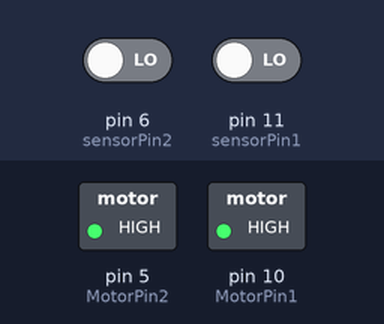
This sketch was run on a simulated Arduino Uno, built with avr-gcc and run on an emulated ATmega328P. Shown: switched loads named in the sketch (green lamp = pin HIGH). The test bench sets the inputs (shaded band); at power-on: pin 6 (sensorPin2) LOW, pin 11 (sensorPin1) LOW.

Above: at 1.2 s.
1.3 s: pin 6 (sensorPin2) driven HIGH
At 2.1 s:
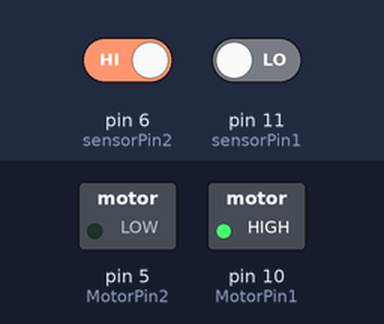
2.8 s: pin 11 (sensorPin1) driven HIGH
At 3.3 s:
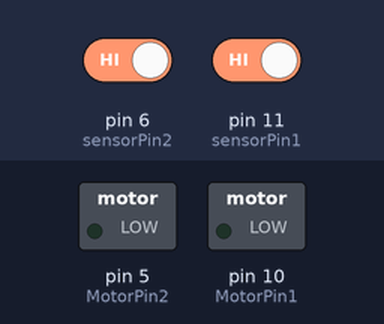
4.3 s: pin 6 (sensorPin2) driven LOW
At 5.5 s:
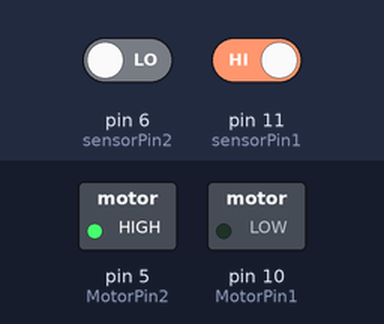
5.8 s: pin 11 (sensorPin1) driven LOW
At 6.8 s:
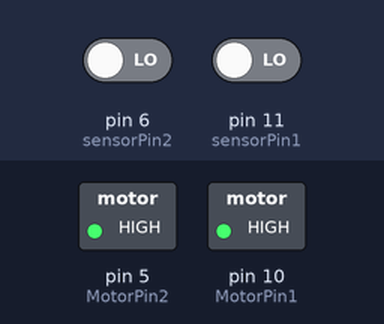
Timing chart, 0 to 8.3 s (numbered marks = the images above; inputs shaded):
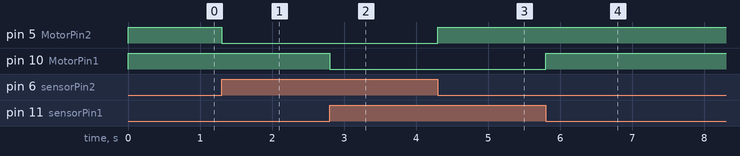

The sketch:

Seguidor_de_Linha.ino
```cpp
int MotorPin1 = 10;    //Motor Esquerdo
int sensorPin1 = 11;  //pino para receber o sinal do fototransistor Esquerdo
int MotorPin2 = 5;    //Motor Direito
int sensorPin2 = 6;  //pino para receber o sinal do fototransistor Direito
// Estado do sensor
int estado1;         //Esquerdo
int estado2;         //Direito
// Portas Analogicas
int sensor1analog = A1;
int sensor2analog = A2;
// Leitura das Portas Analogicas
int lsensor1analog;
int lsensor2analog;
// Ler a Plataforma Fita Preta ou Branca
int terreno;
//configurando os pinos (executado apenas uma vez)
void setup() {
  pinMode(MotorPin1, OUTPUT);  //definindo o pino do motor como saída
  pinMode(sensorPin1, INPUT); //definindo o pino do sensor como entrada
  pinMode(MotorPin2, OUTPUT);  //definindo o pino do motor como saída
  pinMode(sensorPin2, INPUT); //definindo o pino do sensor como entrada
  pinMode(sensor1analog, INPUT);
  pinMode(sensor2analog, INPUT);
  lsensor1analog = analogRead(sensor1analog);
  lsensor2analog = analogRead(sensor2analog);

  if (lsensor1analog < 100 && lsensor2analog < 100) {
    terreno = 1; //terrerno branco
  } else {
    terreno = 0; // terreno preto
  }
}

//laço principal (executado infinitamente)
void loop() {
  // Terreno com Fita Branca
  if (terreno = 1) {
    estado1 = digitalRead(sensorPin1); //lê o estado do sensor
    //verificando se o sensor detectou algum objeto ou não
    if (estado1 == HIGH) { //nenhum objeto detectado
      digitalWrite(MotorPin1, LOW); //apaga o LED indicador de presença de objeto
    } else { //objeto detectado
      digitalWrite(MotorPin1, HIGH); //acendo o LED indicador de presença de objeto
    }
    estado2 = digitalRead(sensorPin2); //lê o estado do sensor
    //verificando se o sensor detectou algum objeto ou não
    if (estado2 == HIGH) { //nenhum objeto detectado
      digitalWrite(MotorPin2, LOW); //apaga o LED indicador de presença de objeto
    } else { //objeto detectado
      digitalWrite(MotorPin2, HIGH); //acendo o LED indicador de presença de objeto
    }
  }
  // Terreno com Fita Preto
  else if (terreno = 0){
    estado1 = digitalRead(sensorPin1); //lê o estado do sensor
    //verificando se o sensor detectou algum objeto ou não
    if (estado1 == LOW) { //nenhum objeto detectado
      digitalWrite(MotorPin1, LOW); //apaga o LED indicador de presença de objeto
    } else { //objeto detectado
      digitalWrite(MotorPin1, HIGH); //acendo o LED indicador de presença de objeto
    }
    estado2 = digitalRead(sensorPin2); //lê o estado do sensor
    //verificando se o sensor detectou algum objeto ou não
    if (estado2 == LOW) { //nenhum objeto detectado
      digitalWrite(MotorPin2, LOW); //apaga o LED indicador de presença de objeto
    } else { //objeto detectado
      digitalWrite(MotorPin2, HIGH); //acendo o LED indicador de presença de objeto
    }
    }
}
```

Measured:
- after the input at 1.3 s, pin 5 (MotorPin2): HIGH → LOW at once
- after the input at 2.8 s, pin 10 (MotorPin1): HIGH → LOW at once
- after the input at 4.3 s, pin 5 (MotorPin2): LOW → HIGH at once
- after the input at 5.8 s, pin 10 (MotorPin1): LOW → HIGH at once
